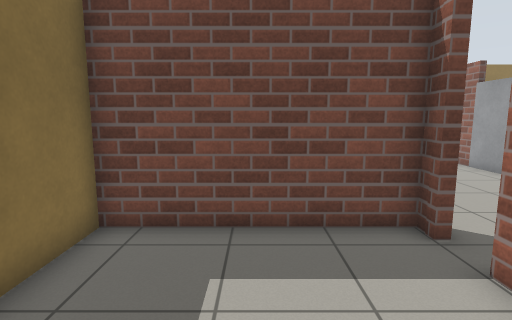
view 1 (above)

19 first-person views from a walk through a robot-simulator world made for Gazebo. The camera is 1.2 m above the floor, tilts 8° down and sees 80° across. The floor is counted in squares, 0.5 m on a side. Each view is taken from the middle of a square. On the plan, view 1 faces up. The plan holds only what a view shows up to about 18 squares ahead; the rest is blank.

view 2
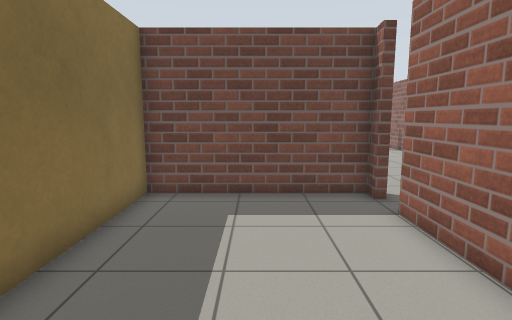

view 3
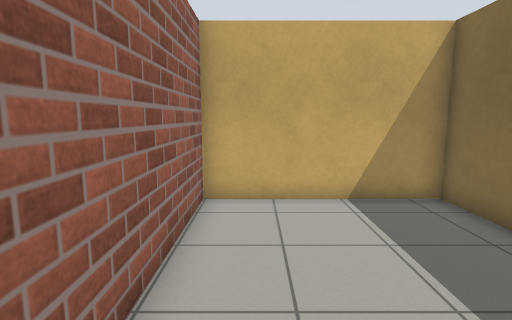

view 4
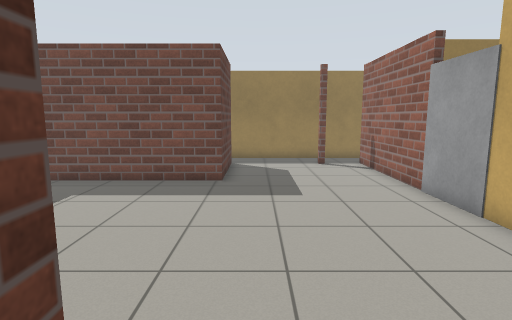

view 5
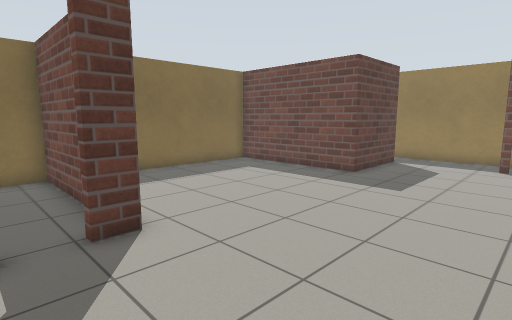

view 6
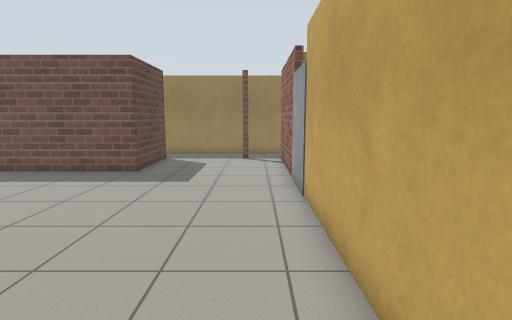

view 7
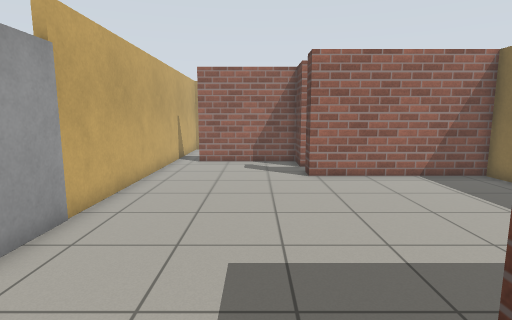

view 8
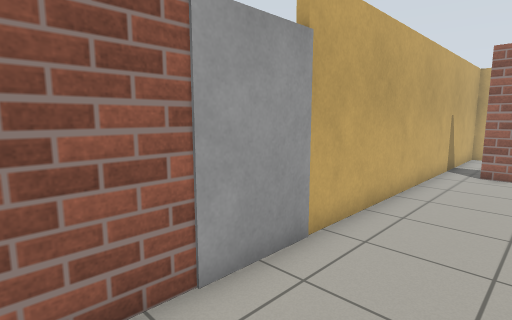

view 9
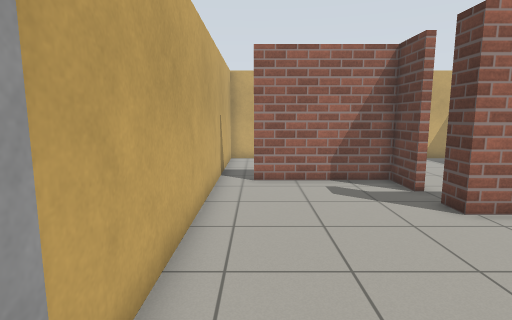

view 10
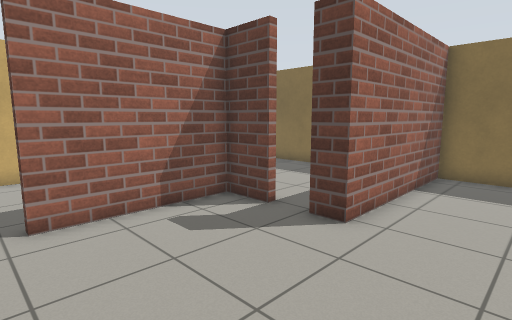

view 11
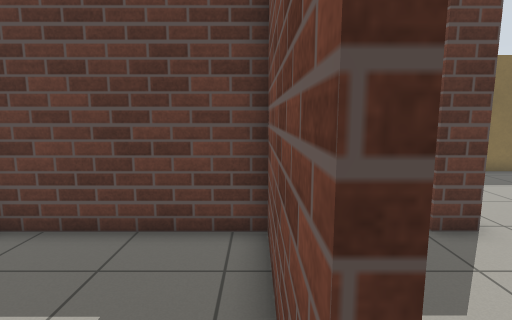

view 12
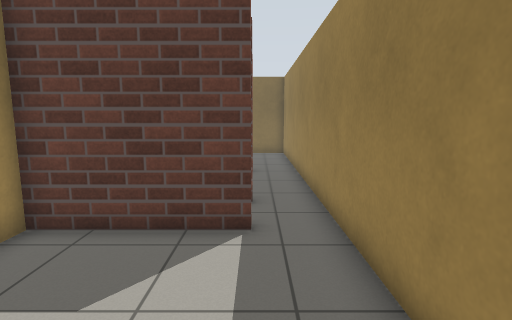

view 13
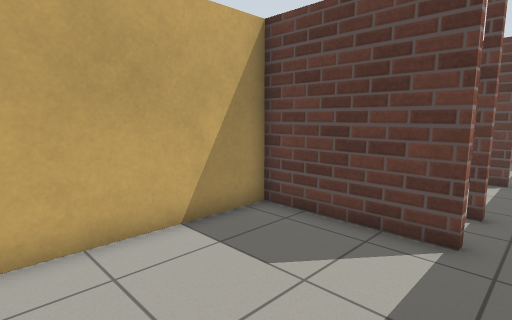

view 14
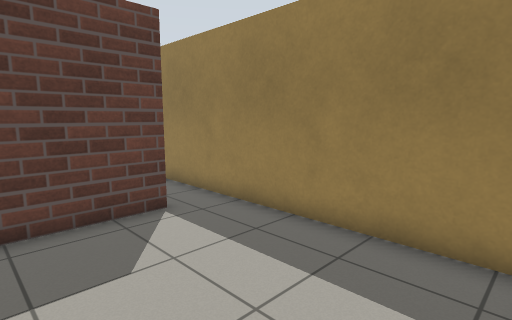

view 15
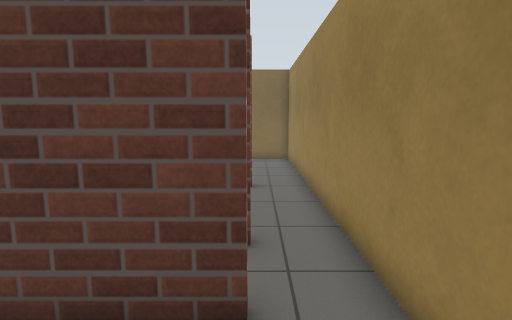

view 16
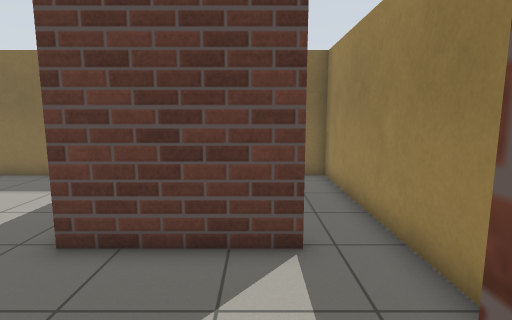

view 17
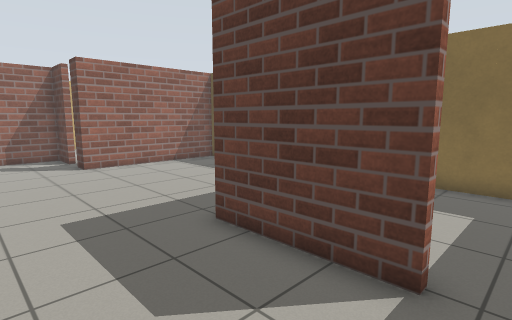

view 18
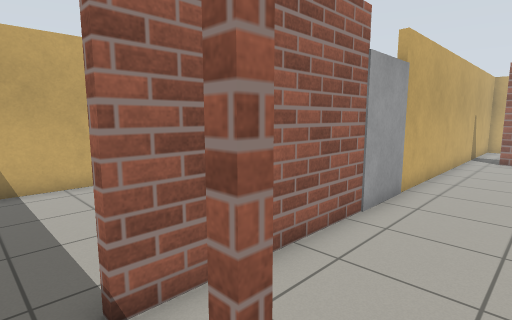

view 19
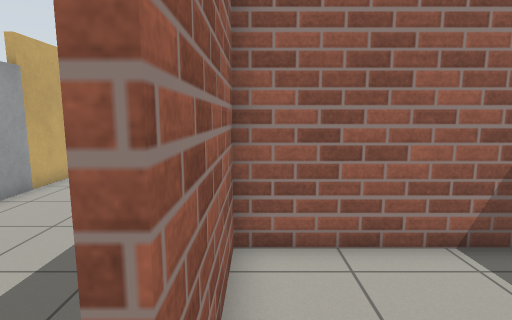

### Floor plan
Ten units are one square. View 1 is at (0, 0); x grows to the right and y downward. Boxes are objects, and circles mark ways between rooms. Rooms are numbered by the first view taken in them; rooms with no view inside come last. Other rooms are left out.
<svg viewBox="-39 -234 229 276">
<path fill="none" stroke="#000" d="M35 -64 -34 -64 -34 37 35 37 35 -44M105 -146 105 -210M37 -44 37 -25 91 -25M37 -209 37 -164 -34 -164 -34 -67 37 -67 37 -57 35 -57M82 -205 82 -209 85 -209 85 -205M105 -25 105 -121M116 -229 36 -229M83 37 105 37 105 -25M91 -25 91 -22 37 -22 37 34M184 -185 185 -211M178 -229 116 -229M108 -210 108 -161 168 -161M-17 -167 35 -167 35 -209M36 -229 -34 -229 -34 -191"/>
<circle cx="30" cy="-50" r="3" fill="#2a7"/>
<circle cx="100" cy="-20" r="3" fill="#2a7"/>
<circle cx="110" cy="-215" r="3" fill="#2a7"/>
<circle cx="40" cy="-215" r="3" fill="#2a7"/>
<text x="0" y="-10">1</text>
<text x="50" y="-120">2</text>
<text x="80" y="10">3</text>
<text x="150" y="-200">4</text>
<text x="0" y="-200">5</text>
</svg>
Room 1 opens to room 2. Room 2 opens to room 3. Room 2 opens to room 4. Room 2 opens to room 5.

Where each view was taken, in squares from view 1:
view 1: 0 up, 0 right, facing up
view 2: 3 down, 0 right, facing up
view 3: 5 up, 2 right, facing down
view 4: 5 up, 5 right, facing up
view 5: 4 up, 10 right, facing up-left
view 6: 3 up, 9 right, facing up
view 7: 19 up, 6 right, facing down
view 8: 17 up, 7 right, facing down-right
view 9: 14 up, 9 right, facing down
view 10: 10 up, 10 right, facing down-left
view 11: 2 up, 10 right, facing left
view 12: 21 up, 17 right, facing left
view 13: 22 up, 17 right, facing down-left
view 14: 17 up, 18 right, facing up-left
view 15: 21 up, 14 right, facing left
view 16: 20 up, 9 right, facing left
view 17: 22 up, 8 right, facing down-left
view 18: 22 up, 7 right, facing down-right
view 19: 22 up, 3 right, facing down
